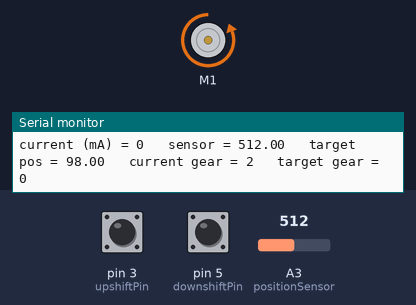
This sketch was run on a simulated Arduino Uno, built with avr-gcc and run on an emulated ATmega328P. Shown: DC motor (green arrow = forward, orange = backward, longer = faster), the last lines printed to the serial monitor. The test bench sets the inputs (shaded band); at power-on: A3 (positionSensor) = 512, pin 3 (upshiftPin) LOW, pin 5 (downshiftPin) LOW.

Above: at 1.2 s.
1.3 s: A3 (positionSensor) set to 88
At 2.01 s:
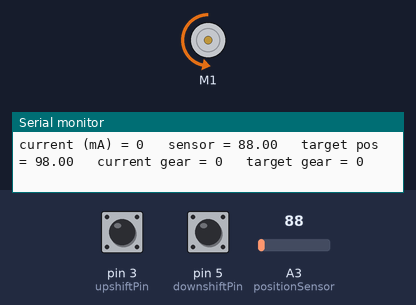
4.3 s: pin 3 (upshiftPin) pulled HIGH for 0.15 s
At 5.1 s:
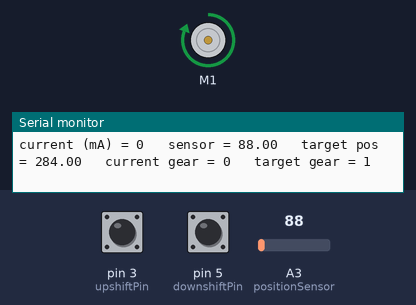
5.9 s: pin 5 (downshiftPin) pulled HIGH for 3.2 s
At 8.28 s:
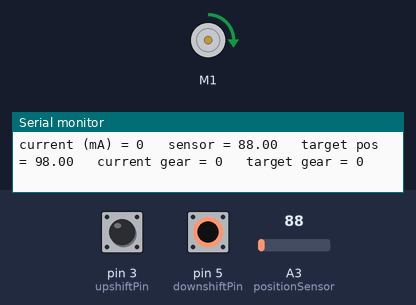
10.6 s: A3 (positionSensor) set to 108
At 11.28 s:
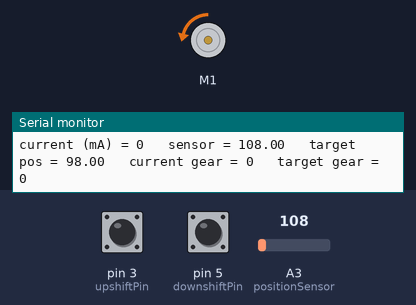
13.6 s: A3 (positionSensor) set to 122
16.6 s: pin 3 (upshiftPin) pulled HIGH for 1 s
Timing chart, 0 to 19.6 s (numbered marks = the images above; inputs shaded):
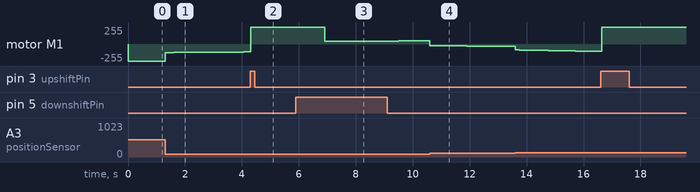

The sketch:

EST_Control_V1.1.2_array_currentGear.ino
```cpp
# include <MsTimer2.h>
#include <DualVNH5019MotorShield.h>   // all the libraries are in 2018 Formula --> Design 154 Powertrain --> Electric Shifting
#include <PID_v1.h>

DualVNH5019MotorShield md; //(2, 7, 6, A0, 2, 7, 12, A1); // motor drivers MUST be wired in PARALLEL

//**Pinout**//
const int positionSensor = A3;  // analog pin that the potentiometer is attached to
const int downshiftPin = 5; // upshift/downshift buttons have pulldown resistors
const int upshiftPin = 3;
const int RPM_in = A5;
const int ignCut = 13;
const int gearOut = 11;

//**Setup**//
const int sensorMin = 98; // reading in neutral (actual=105) - backlash (50 for now) (new is actually 272)
const int sensorMax = 795; // reading in 4th (actual=790) + backlash (50 for now) (new is actually 982)
const int PWM_MIN = -400;  // VNH5019 shield PWM min & max
const int PWM_MAX = 400;   // Min/Max are -400/400, set low for safety
const int RATE = 1; //ms, or 1kHz. Sets PID rate
const int cutoffCurrent = 9000; // the max amperage before it detects a jam (in mA)

unsigned long time;
unsigned long neutralTimer;
unsigned int getM1CurrentMilliamps();
unsigned int getM2CurrentMilliamps();
unsigned int motorCurrentMilliamps();
unsigned char getM1Fault();
unsigned char getM2Fault();
int sensorValue;  // value read from the pot
int currentGear; // gear output to display
int targetGear;
int motorValue = 0;
int upshiftState = 0; //current button state
int downshiftState = 0;
int lastUpshiftState = 0; //previous button state
int lastDownshiftState = 0;
int meanCurrent = 0;
long map(long x, long in_min, long in_max, long out_min, long out_max) {  //This equation is needed for gears to be mapped proportionally
  return (x - in_min) * (out_max - out_min + 1) / (in_max - in_min + 1) + out_min;
}
int gearPos[5] = {98,284,442,616,795}; //(N is actually 1st. If using 5spd, add N=174)

//**PID gain values**//
float Kp = 6;
float Ki = 0.5;
float Kd = 0.0;
double targetPos, currentPos, Output;
PID shiftPID(&currentPos, &Output, &targetPos, Kp, Ki, Kd, DIRECT); // direction is either DIRECT or REVERSE


void setup() {

  md.init();
  md.setM1Speed(0x0000);

  shiftPID.SetMode(AUTOMATIC);
  shiftPID.SetSampleTime(RATE);
  shiftPID.SetOutputLimits(PWM_MIN, PWM_MAX);

  MsTimer2::set(RATE, controlLoop);
  MsTimer2::start();

  pinMode(upshiftPin, INPUT);
  pinMode(downshiftPin, INPUT);

  targetGear = currentGear; //not needed?

  Serial.begin(9600);
}

void loop() {

  //  meanCurrent = (md.getM1CurrentMilliamps() + md.getM2CurrentMilliamps()) / 2;

  upshiftState = digitalRead(upshiftPin); // read the pushbutton input pin
  downshiftState = digitalRead(downshiftPin);

  currentPos = analogRead(positionSensor); // read the analog in value
  currentGear = map(currentPos, sensorMin, sensorMax, 0, 4); // maps the sensor to a range of 0-4 (0=N)

  if (upshiftState != lastUpshiftState) {              // checks to see if button state changed
    if ((upshiftState == HIGH) && (currentGear < 4)) { // if the current state is HIGH then the button went from off to on
      targetGear = currentGear + 1;                                   // for each press of upshift, targetGear will shift up a gear while <4
      //**ignition-cut code goes here**//

    }
    delay(5);  // debounce
  }
  lastUpshiftState = upshiftState;         // save the current state as the last state, for next time through the loop

  if (downshiftState != lastDownshiftState) {
    if (downshiftState == HIGH) {
      if (currentGear > 1) {
        targetGear = currentGear - 1;  //instead of targetGear --
      } else {
        neutralTimer = millis();
        delay(1000);
        time = millis();
        if ((digitalRead(downshiftPin) == HIGH) && (time - neutralTimer >= 1000)) {
          targetGear = 0;
        }
      }
      delay(5);  // debounce
    }
  }
  lastDownshiftState = downshiftState;

 // if (currentGear == targetGear) {  // experimental; trying to figure out how to cut power while not shifting.
 //   shiftPID.SetMode(MANUAL);
 // } else {
 //   shiftPID.SetMode(AUTOMATIC);
 // }

  // print the results to the serial monitor:
  Serial.print("current (mA) = ");
  Serial.print(meanCurrent);
  Serial.print("\t sensor = ");
  Serial.print(currentPos);
  Serial.print("\t target pos = "); //temp
  Serial.print(targetPos);  //temp
  Serial.print("\t current gear = ");
  Serial.print(currentGear);
  Serial.print("\t target gear = ");
  Serial.println(targetGear);

  delay(10);  // wait 5ms
}

void controlLoop() {  // Motor PID loop

  currentPos = analogRead(positionSensor);
  meanCurrent = md.getM1CurrentMilliamps();// + md.getM2CurrentMilliamps()) / 2;  // read current (in mA)
  if (meanCurrent > cutoffCurrent) {    // cutoffCurrent is defined in setup
    targetPos = gearPos[currentGear];
    //Serial.print("JAM DETECTED");   // for debugging
  } else {
    targetPos = gearPos[targetGear];
  }

  shiftPID.Compute();
  int motorValue = int(Output);
  md.setM1Speed(motorValue);
  //md.setM2Speed(motorValue);
  // stopIfFault();
}
```

Measured:
- the behaviour switches between 99 and 100 on A3 (positionSensor) (found by bisection; images 3 and 4)
- after the input at 1.3 s, motor M1: moves from backward 255/255 to backward 119/255 over 2.8 s, starting at once
- after the input at 5.9 s, motor M1: forward 255/255 → forward 38/255 after 1.0 s, → forward 39/255 0.35 s later, → forward 40/255 0.20 s later, → forward 41/255 0.41 s later, … (12 changes in this stretch)
